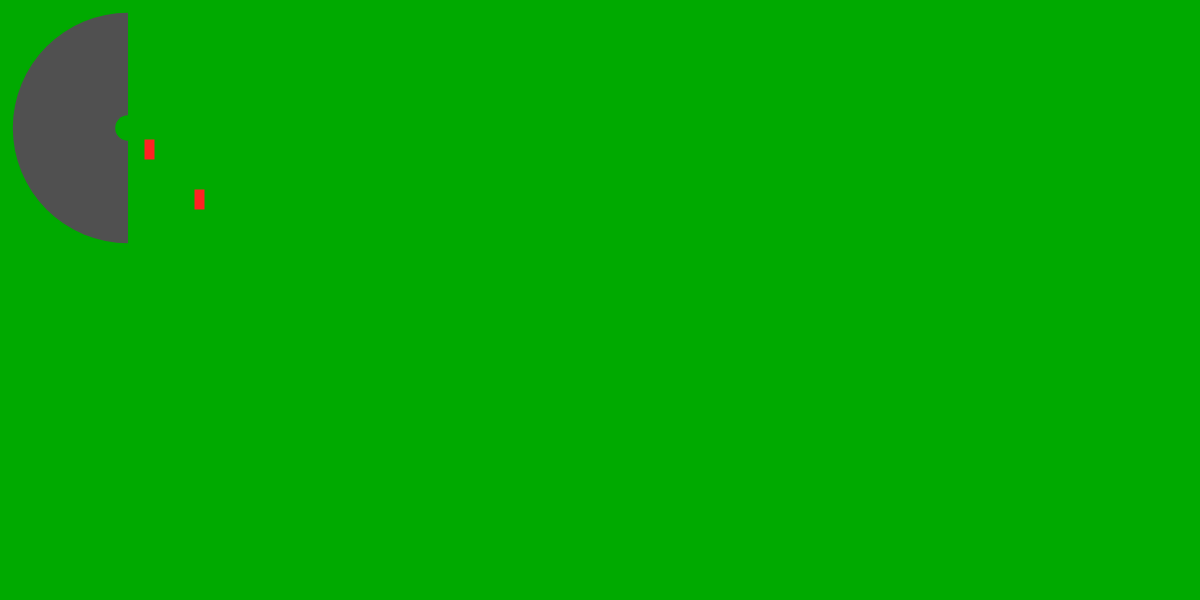
Frame 1 (no input)
Frame 60 (no input): identical to frame 1, image omitted
Frame 120 (the mouse pressed at the canvas centre since frame 60): identical to frame 1, image omitted

The p5.js sketch that drew this single still picture (run headless with seeded random() and noise() and a simulated clock; from frame 60 on, the mouse is pressed at the canvas centre):

// p5.js sketch
// ── sketch.js

let car
let car2
let userInputs = [0, 0]

let wfc

function setup() {
    createCanvas(1200, 600)
    angleMode(DEGREES)
    noStroke()
    frameRate(60)
    wfc = new WaveFunction({
        tiles: [
            new Tile({
                name: "Blank",
                draw: function(x, y) {
                    fill(color("#0000BB"))
                    rect(x * 40, y * 40, 32, 32)
                },
                edges: {
                    up: 0,
                    right: 0,
                    down: 0,
                    left: 0
                }
            }),
            new Tile({
                name: "Straight-Horizontal",
                draw: function(x, y) { drawTrack(x, y, 'straight', 90) },
                edges: {
                    up: 0,
                    right: 1,
                    down: 0,
                    left: 1
                }
            }),
            new Tile({
                name: "Straight-Vertical",
                draw: function(x, y) { drawTrack(x, y, 'straight', 0) },
                edges: {
                    up: 1,
                    right: 0,
                    down: 1,
                    left: 0
                }
            }),
            new Tile({
                name: "Turn-1",
                draw: function(x, y) { drawTrack(x, y, 'turn', 0) },
                edges: {
                    up: 0,
                    right: 1,
                    down: 1,
                    left: 0
                }
            }),
            new Tile({
                name: "Turn-2",
                draw: function(x, y) { drawTrack(x, y, 'turn', 90) },
                edges: {
                    up: 0,
                    right: 0,
                    down: 1,
                    left: 1
                }
            }),
            new Tile({
                name: "Turn-3",
                draw: function(x, y) { drawTrack(x, y, 'turn', 180) },
                edges: {
                    up: 1,
                    right: 0,
                    down: 0,
                    left: 1
                }
            }),
            new Tile({
                name: "Turn-4",
                draw: function(x, y) { drawTrack(x, y, 'turn', 270) },
                edges: {
                    up: 1,
                    right: 1,
                    down: 0,
                    left: 0
                }
            })
        ]
    })
    car = new Car()
    car2 = new Car()
    car.position = { x: 200, y: 200 }
    car2.position = { x: 150, y: 150 }
}

function drawTrack(mapx, mapy, type="straight", rotation=0) {
    scale = 128
    halfScale = scale / 2
    doubleScale = scale * 2
    push()
    translate((mapx + 0.5) * scale, (mapy + 0.5) * scale)
    rotate(rotation)
    rectMode(CENTER)
    switch (type) {
        case "turn":
            push()
            fill(color('#00AA00'))
            rect(0, 0, scale, scale)
            fill(color('#505050'))
            arc(halfScale, halfScale, doubleScale * 0.9, doubleScale * 0.9, 180, 270)
            fill(color('#00AA00'))
            arc(halfScale, halfScale, doubleScale * 0.1, doubleScale * 0.1, 180, 270)
            pop()
            break
        case "straight":
            push()
            fill(color('#00AA00'))
            rect(0, 0, scale, scale)
            fill(color('#505050'))
            rect(0, 0, scale, scale * 0.8)
            pop()
            break
    }
    pop()
}

class Car {
    constructor() {
        this.position = { x: 0, y: 0 }
        this.velocity = { x: 0, y: 0 }
        this.acceleration = { x: 0, y: 0 }
        this.direction = 0
        this.speed = 0.08
        this.reverseSpeed = 0.23
        this.turnSpeed = 3
        this.turnFactor = 0.2
        this.accelerationFriction = 0.86
        this.velocityFriction = 0.92
    }

    // Inputs should be an array (length 2) consisting of WS and AD of either -1 or 1 values.
    // ex. [-1, 0] would be just holding S and [1, 1] would be holding W and A
    update(inputs) {
        let speed = this.speed
        let reversed = false
        if (inputs[0] == -1) {
            speed = this.speed * this.reverseSpeed
            reversed = true
        }
        this.direction += inputs[1] * (this.turnSpeed * (mag(this.velocity.x, this.velocity.y) * this.turnFactor) * (reversed ? -1 : 1))
        this.direction %= 360
        if (this.direction < 0) this.direction += 360
        let radians = (this.direction - 90) * (Math.PI / 180)
        this.acceleration.x += Math.cos(radians) * inputs[0] * speed
        this.acceleration.y += Math.sin(radians) * inputs[0] * speed
        this.acceleration.x *= this.accelerationFriction
        this.acceleration.y *= this.accelerationFriction
        this.velocity.x += this.acceleration.x
        this.velocity.y += this.acceleration.y
        this.velocity.x *= this.velocityFriction
        this.velocity.y *= this.velocityFriction
        this.position.x += this.velocity.x
        this.position.y += this.velocity.y
        if (this.position.x > width) this.position.x = width
        if (this.position.x < 0) this.position.x = 0
        if (this.position.y > height) this.position.y = height
        if (this.position.y < 0) this.position.y = 0
        this.draw()
    }

    draw() {
        push()
        fill(color('#FF2222'))
        translate(this.position.x - 0.5, this.position.y - 0.5)
        rotate(this.direction)
        rectMode(CENTER)
        rect(0, 0, 10, 20)
        pop()
    }
}

function draw() {
    userInputs[0] = (keyIsDown(UP_ARROW) || keyIsDown(87)) - (keyIsDown(DOWN_ARROW) || keyIsDown(83))
    userInputs[1] = (keyIsDown(RIGHT_ARROW) || keyIsDown(68)) - (keyIsDown(LEFT_ARROW) || keyIsDown(65))
    background('#00AA00')
    drawTrack(0, 0, 'turn', 0)
    drawTrack(0, 1, 'turn', 270)
    car.update(userInputs)
    car2.update([0, 0])
    // wfc.drawAll()
}

function keyPressed() {
    if (keyCode == 32) {
        wfc.iterate()
    }
}

// ── wavefunction.js
// Wave Function Collapse - Made for p5.js

class Tile {
    constructor(options) {
        this.name = options.name || "Unnamed" // Not used in core functionality
        this.draw = options.draw || function(x, y) {} // Function to call to render this tile
        this.edges = options.edges || {up: 0, right: 0, down: 0, left: 0} // 0 is empty and 1 is full / touching edge
        this.weight = options.weight || 1 // Amount of repetitions to increase chance of this tile occuring
    }
}

class Cell {
    constructor(tile, tiles) {
        this.tile = tile || undefined
        this.options = tiles || []
    }

    totalWeights() {
        let total = 0
        for (let tile in this.options) {
            total += tile.weight
        }
        return total
    }

    randomAssign() {
        let id = floor(random(0, this.totalWeights())) // Random number between 0 and the sum of weights

    }
}

class WaveFunction {
    constructor(options) {
        this.cells = [[]] // 2D array of cells
        this.tiles = options.tiles || [ new Tile() ]
        this.width = options.width || 4
        this.height = options.height || 4
        this.resetCells()
    }

    resetCells() {
        for (let y = 0; y < this.height; y++) {
            this.cells[y] = []
            for (let x = 0; x < this.width; x++) {
                this.cells[y][x] = new Cell(this.tiles[0], this.tiles)
            }
        }
    }

    iterate() {
        let cell = random(this.cells)
        console.log(cell)
        let tile = random(this.tiles)
        console.log(tile)
        cell.tile = tile
    }

    isCollapsed() {
        
    }

    drawAll() {
        for (let row in this.cells) {
            for (let column in this.cells[row]) {
                this.cells[row][column].tile.draw(column, row)
            }
        }
    }
}
